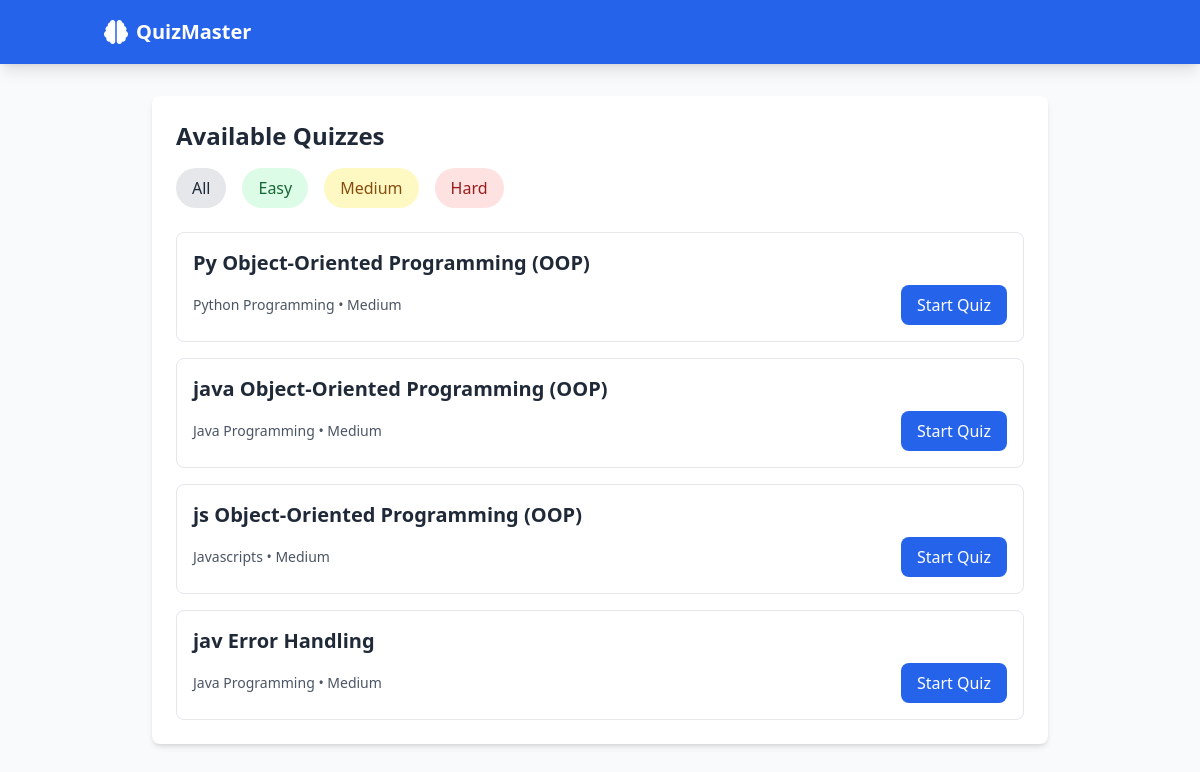
Page /quizzes/?difficulty=medium on the committed database.
### quiz/models.py (models this page shows, shortened)
class Quiz(models.Model):
    DIFFICULTY_CHOICES = [
        ('easy', 'Easy'),
        ('medium', 'Medium'),
        ('hard', 'Hard'),
    ]
    title = models.CharField(max_length=200)
    category = models.ForeignKey(QuizCategory, on_delete=models.CASCADE)
    difficulty = models.CharField(max_length=10, choices=DIFFICULTY_CHOICES)
    created_at = models.DateTimeField(auto_now_add=True)
    created_by = models.ForeignKey(User, on_delete=models.CASCADE, null=True, blank=True)

class QuizCategory(models.Model):
    name = models.CharField(max_length=100)
    description = models.TextField(blank=True)
    class Meta:
        verbose_name_plural = "Quiz Categories"
    def __str__(self):
        return self.name

### quiz/views.py (the view)
# urls.py: path('quizzes/', QuizListView.as_view(), name='quiz_list'),
class QuizListView(ListView):
    model = Quiz
    template_name = 'quiz/quiz_list.html'
    context_object_name = 'quizzes'
    def get_queryset(self):
        queryset = super().get_queryset()
        category = self.request.GET.get('category')
        difficulty = self.request.GET.get('difficulty')
        if category:
            queryset = queryset.filter(category__name=category)
        if difficulty:
            queryset = queryset.filter(difficulty=difficulty)
        return queryset

### quiz/templates/quiz/quiz_list.html
{% extends "quiz/base.html" %}
{% block content %}
<div class="max-w-4xl min-h-screen mx-auto">
    <div class="bg-white rounded-lg shadow-md p-6 mb-6">
        <h2 class="text-2xl font-bold text-gray-800 mb-4">Available Quizzes</h2>
        <div class="flex flex-wrap gap-4 mb-6">
            <a href="{% url 'quiz:quiz_list' %}"
                class="px-4 py-2 rounded-full bg-gray-200 text-gray-800 hover:bg-gray-300">
                All
            </a>
            <a href="{% url 'quiz:quiz_list' %}?difficulty=easy"
                class="px-4 py-2 rounded-full bg-green-100 text-green-800 hover:bg-green-200">
                Easy
            </a>
            <a href="{% url 'quiz:quiz_list' %}?difficulty=medium"
                class="px-4 py-2 rounded-full bg-yellow-100 text-yellow-800 hover:bg-yellow-200">
                Medium
            </a>
            <a href="{% url 'quiz:quiz_list' %}?difficulty=hard"
                class="px-4 py-2 rounded-full bg-red-100 text-red-800 hover:bg-red-200">
                Hard
            </a>
        </div>
        <div class="space-y-4">
            {% for quiz in quizzes %}
            <div class="border border-gray-200 rounded-lg p-4 hover:bg-gray-50">
                <h3 class="text-xl font-semibold text-gray-800">{{ quiz.title }}</h3>
                <div class="flex justify-between items-center mt-2">
                    <span class="text-sm text-gray-600">
                        {{ quiz.category }} • {{ quiz.get_difficulty_display }}
                    </span>
                    <a href="{% url 'quiz:start_quiz' quiz.id %}"
                        class="px-4 py-2 bg-blue-600 text-white rounded-lg hover:bg-blue-700">
                        Start Quiz
                    </a>
                </div>
            </div>
            {% empty %}
            <p class="text-gray-600">No quizzes available for the selected filters.</p>
            {% endfor %}
        </div>
    </div>
</div>
{% endblock %}

### rows in the picture
Quiz: title "Py Object-Oriented Programming (OOP)", category "Python Programming", difficulty "Medium"
Quiz: title "java Object-Oriented Programming (OOP)", category "Java Programming", difficulty "Medium"
Quiz: title "js Object-Oriented Programming (OOP)", category "Javascripts", difficulty "Medium"
Quiz: title "jav Error Handling", category "Java Programming", difficulty "Medium"
